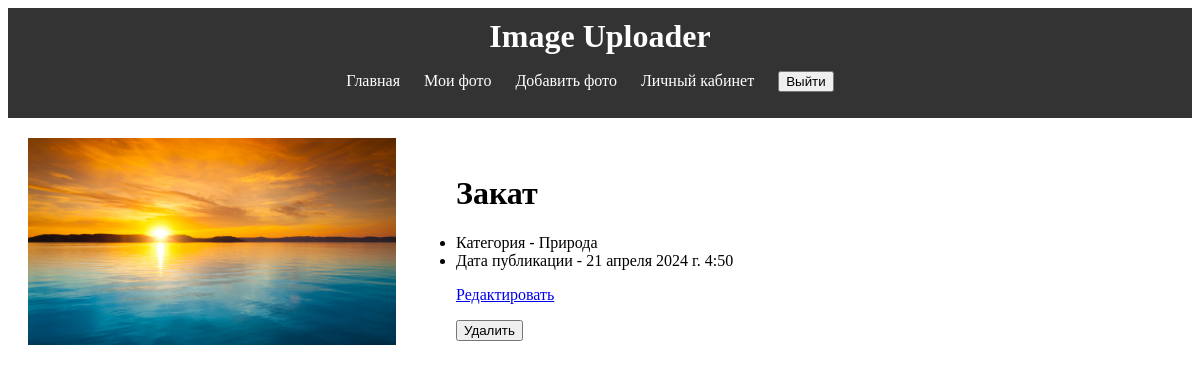
Screenshot of /myimage/38/ (signed in) with the database file from the repository.
### app/models.py (models this page shows, shortened)
class Image(models.Model):
    file = models.ImageField(upload_to='static/images/', verbose_name='Файл')
    description = models.TextField(verbose_name='Описание')
    category = models.ForeignKey(Category, on_delete=models.CASCADE, verbose_name='Категория')
    user = models.ForeignKey(User, on_delete=models.CASCADE, verbose_name='Пользователь')
    is_deleted = models.BooleanField(default=False)
    uploaded_at = models.DateTimeField(auto_now_add=True, verbose_name='Дата создания')
    updated_at = models.DateTimeField(auto_now=True, verbose_name='Дата обновления')
    deleted_at = models.DateTimeField(null=True, blank=True, verbose_name='Дата удаления')
    class Meta:
        verbose_name = "Изображение"
        verbose_name_plural = "Изображения"

class Category(models.Model):
    name = models.CharField(max_length=100, verbose_name='Название')
    created_at = models.DateTimeField(auto_now_add=True, verbose_name='Дата создания')
    def __str__(self):
        return self.name
    class Meta:
        verbose_name = "Категория"
        verbose_name_plural = "Категории"

### myimages/views.py (the view)
# urls.py: path('myimage/<int:myimage_id>/', my_image_detail, name='my_image_detail'),
@login_required
def my_image_detail(request, myimage_id):
    user = request.user
    image = get_object_or_404(Image, id=myimage_id, is_deleted=False, user=user)
    return render(request, 'myimage_detail.html', {'image': image})

### myimages/templates/myimage_detail.html (shortened to what this page needs)
{% extends 'base.html' %}
{% load static %}
{% block content %}
   <div class="image-container">
       <img src="{{ image.file.url }}">
       <ul>
       <h1> {{image.description}} </h1>
           <li>Категория - {{image.category}}</li>
           <li> Дата публикации - {{image.updated_at}}</li>
           <p> <a href="{% url 'change' myimage_id=image.id %}" >Редактировать</a></p>
           <form method="post" action="{% url 'delete_image' image.id %}">
               <button type="submit" onclick="return confirm('Вы уверены, что хотите удалить это изображение?')">Удалить</button>
           </form>
       </ul>
    </div>
{% endblock %}

### static/css/styles2.css (style rules this page uses)
.image-container { display: grid; grid-template-columns: repeat(auto-fill, minmax(300px, 1fr)); gap: 20px; }
.image-container img { width: 100%; height: auto; }

### rows the page displays
Image: file (picture), description "Закат", category "Природа", updated_at "21 апреля 2024 г. 4:50"
